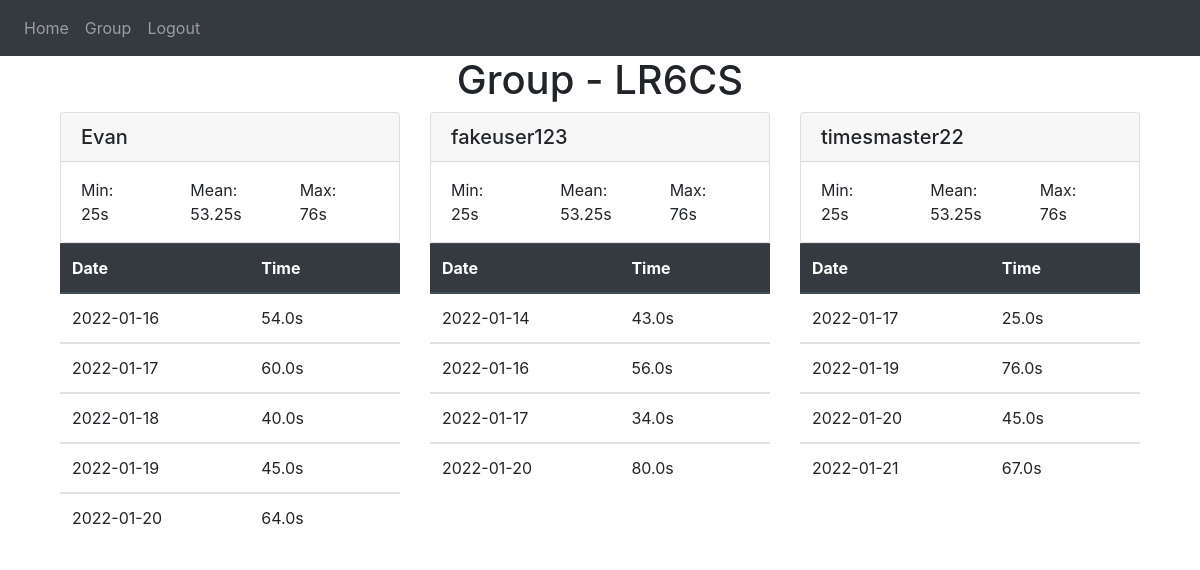
/group (signed in), run on the app's committed database.
### times mini tracker/website/models.py (models this page shows)
class Group(db.Model, UserMixin):
    id = db.Column(db.Integer, primary_key=True)
    key = db.Column(db.String(150), unique=True)
    users = db.relationship('User', backref="group", lazy='select')

class User(db.Model, UserMixin):
    id = db.Column(db.Integer, primary_key=True)
    username = db.Column(db.String(150), unique=True)
    password = db.Column(db.String(150))
    first_name = db.Column(db.String(150))
    avg_time = db.Column(db.Integer)
    min = db.Column(db.Integer)
    max = db.Column(db.Integer)
    entries = db.relationship('Entry')
    group_id = db.Column(db.Integer, db.ForeignKey('group.id'))

class Entry(db.Model):
    id = db.Column(db.Integer, primary_key=True)
    data = db.Column(db.Float(10))
    mini_date = db.Column(db.String(10))
    date = db.Column(db.DateTime(timezone=True), default=func.now())
    user_id = db.Column(db.Integer, db.ForeignKey('user.id'))

### times mini tracker/website/views.py (the view)
@views.route('/group', methods=['GET', 'POST'])
@login_required
def group():
    group = Group.query.filter_by(id=current_user.group_id).first()
    for user in group.users:
        print(user.username,user.min,user.id)
    return render_template("group.html", user=current_user, group=group)

### times mini tracker/website/__init__.py (called while the page is built)
def create_app():
    app = Flask(__name__)
    app.config['SECRET_KEY'] = 'hjsdhj0hd04fgh65gf70dj6dhjs'
    app.config['SQLALCHEMY_DATABASE_URI'] = f'sqlite:///{DB_NAME}'
    db.init_app(app)
    from .views import views
    from .auth import auth
    app.register_blueprint(views, url_prefix='/')
    app.register_blueprint(auth, url_prefix='/')
    from .models import User, Entry, Group
    create_database(app)
    login_manager = LoginManager()
    login_manager.login_view = 'auth.login'
    login_manager.init_app(app)
    @login_manager.user_loader
    def load_user(id):
        return User.query.get(int(id))
    return app

### times mini tracker/website/templates/group.html
{% extends "base.html" %} {% block title %}Group{% endblock %} {% block content
%}
<h1 align="center">Group - {{ group.key }}</h1>
<div class="container">
  <div class="row">
    <div class="col-sm">
      <div class="card">
        <h5 class="card-header">{{ user.first_name }}</h5>
        <div class="card-body py-md-0">
          <p class="card-text">
            <div class="row">
                <div class="col">Min: <br> {{ user.min | string + "s" }}</div>
                <div class="col">Mean: <br> {{ user.avg_time | string + "s" }}</div>
                <div class="col">Max: <br> {{ user.max | string + "s" }}</div>
              </div></p>
        </div>
      </div>
      <table class="table" id="entries">
        <thead class="thead-dark">
          <tr>
            <th scope="col">Date</th>
            <th scope="col">Time</th>
            <th></th>
          </tr>
        </thead>
        {% for entry in user.entries %}
        <tbody>
          <tr>
            <td>{{ entry.mini_date }}</td>
            <td>{{ entry.data | string + "s" }}</td>
          </tr>
          {% endfor %}
        </tbody>
      </table>
    </div>
    {% for userx in group.users %} {% if userx != user %}
    <div class="col-sm">
      <div class="card">
        <h5 class="card-header">{{ userx.username }}</h5>
        <div class="card-body py-md-0">
          <p class="card-text">
            <div class="row">
                <div class="col">Min: <br> {{ userx.min | string + "s" }}</div>
                <div class="col">Mean: <br> {{ userx.avg_time | string + "s" }}</div>
                <div class="col">Max: <br> {{ userx.max | string + "s" }}</div>
              </div></p>
        </div>
      </div>
      <table class="table" id="entries">
        <thead class="thead-dark">
          <tr>
            <th scope="col">Date</th>
            <th scope="col">Time</th>
            <th></th>
          </tr>
        </thead>
        {% for entry in userx.entries %}
        <tbody>
          <tr>
            <td>{{ entry.mini_date }}</td>
            <td>{{ entry.data | string + "s" }}</td>
          </tr>
          {% endfor %}
        </tbody>
      </table>
    </div>
    {% endif %}{% endfor %}
  </div>
      </div>
</div>
{% endblock %}

### data on the page
Group: key "LR6CS"
User: first_name "Evan", min "25s", avg_time "53.25s", max "76s"
Entry: mini_date "2022-01-16", data "54.0s"
Entry: mini_date "2022-01-17", data "60.0s"
Entry: mini_date "2022-01-18", data "40.0s"
Entry: mini_date "2022-01-19", data "45.0s"
Entry: mini_date "2022-01-20", data "64.0s"
User: username "fakeuser123", min "25s", avg_time "53.25s", max "76s"
Entry: mini_date "2022-01-14", data "43.0s"
Entry: mini_date "2022-01-16", data "56.0s"
Entry: mini_date "2022-01-17", data "34.0s"
Entry: mini_date "2022-01-20", data "80.0s"
User: username "timesmaster22", min "25s", avg_time "53.25s", max "76s"
Entry: mini_date "2022-01-17", data "25.0s"
Entry: mini_date "2022-01-19", data "76.0s"
Entry: mini_date "2022-01-20", data "45.0s"
Entry: mini_date "2022-01-21", data "67.0s"
